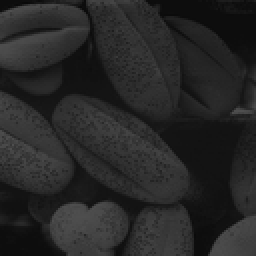
%> input picture CSE_LAB_4TH/401/401_LAB/14.histogram matchiing/input.tif, 128 x 128 px, shrunk from 500 x 500 before the run (shown 2 times larger)
$ octave histo_match.m   (GNU Octave 9; MATLAB toolbox functions it lacks are replaced by stand-ins)
%> lines starting %> are read from the running program, lines starting %| are printed output that depends on the picture
%histogram matching


clc
clear all;
close all;

%part 1
%image histogram original image


Img1=imread('input.tif');
%> Img1 is the input picture: size 128x128 uint8; min 9, max 79, mean 38.7
[h w]=size(Img1);
%> h = 128; w = 128
count1= zeros(1,256);
s_cdf1=zeros(1,256);


%  pdf =img1

for p = 0 : 255
    number1 = find(  Img1(:)==p )
    count1(p+1) = length(number1)/(h*w);
end
%> this loop made 256 passes
%> number1 on passes 10 to 11: [1538; 1666], [1027; 1410; 5124; 12534]
%> after the loop, count1 = 256 values, max 0.0596 at index 20, min 0 at index 1, mean 0.00391

%  cdf =img1

s_cdf1(1)=count1(1);
for i = 2: 256
    s_cdf1(i)=s_cdf1(i-1)+count1(i);
end
%> after the loop, s_cdf1 = 256 values from 0 to 1


% mul by 255
for i = 1: 256
    sk(i)=s_cdf1(i)*255;
end
%> after the loop, sk = 256 values from 0 to 255


%part 1
%image histogram reference image

Img2= imread('ref.tif');
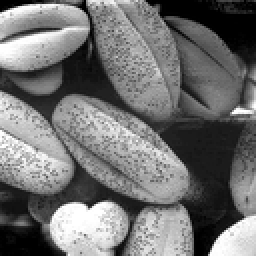
%> input picture CSE_LAB_4TH/401/401_LAB/14.histogram matchiing/ref.tif, 128 x 128 px, shrunk from 500 x 500 before the run (shown 2 times larger)
%> Img2 is the input picture: size 128x128 uint8; min 0, max 255, mean 113.1
[h2 w2]=size(Img2);
%> h2 = 128; w2 = 128
count2 = zeros(1,256);
s_cdf2=zeros(1,256);

%  pdf =img2

for p = 0 : 255
    number2 = find(  Img2(:)==p )
    count2(p+1) = length(number2)/(h2*w2);
end
%> after the loop, count2 = 256 values, max 0.0414 at index 1, min 0.0011 at index 242, mean 0.00391

% cdf =img2

s_cdf2(1)=count2(1);

for i = 2: 256
   s_cdf2(i)=s_cdf2(i-1)+count2(i);
end
%> after the loop, s_cdf2 = 256 values from 0.0414 to 1

% mul by 255
for i = 1: 256
    sk2(i)=s_cdf2(i)*255;
end
%> after the loop, sk2 = 256 values from 10.55 to 255


%compute g(zk)-sk>=0
%sk =[0 .1 .2 .5 .5 0.5 0.9 1.0];
%sk2=[0 .1 .3 .7 .9 1.0 1.0 1.0];


pix=256; %=8
sp=zeros(1,pix);

%compute sp
%main part--------------------

for i=1:256
    for j=1:256
        if sk(i)==sk2(j)
            k=j;
            break;
        else if sk(i)< sk2(j)
                k=j-1;
                break;
            end
        end
    end
    sp(i)=k;
end
%> after the loop, k = 256; sp = 256 values from 0 to 256


%image generation
%b= output image


b=Img1;
for p = 0 : 255
    for i = 1 : h
        for j = 1 : w
            if( Img1(i,j) == p )
                b(i,j) = sp(p+1);
            end
        end
    end
end


%image show

subplot(3,3,1);
imshow(Img1)
title('Original Image');

subplot(3,3,2);
plot(count1);
title('Original pdf');

subplot(3,3,3);
plot(s_cdf1);
title('Original cdf');

subplot(3,3,4);
imshow(Img2);
title('Reference Image');


subplot(3,3,5);
plot(count2);

title('Reference pdf');

subplot(3,3,6);
plot(s_cdf2)
title('Reference cdf');

subplot(3,3,7);
imshow(b);
title('Output Image');

subplot(3,3,8);
plot(sp);
title('Image Transformation Function');
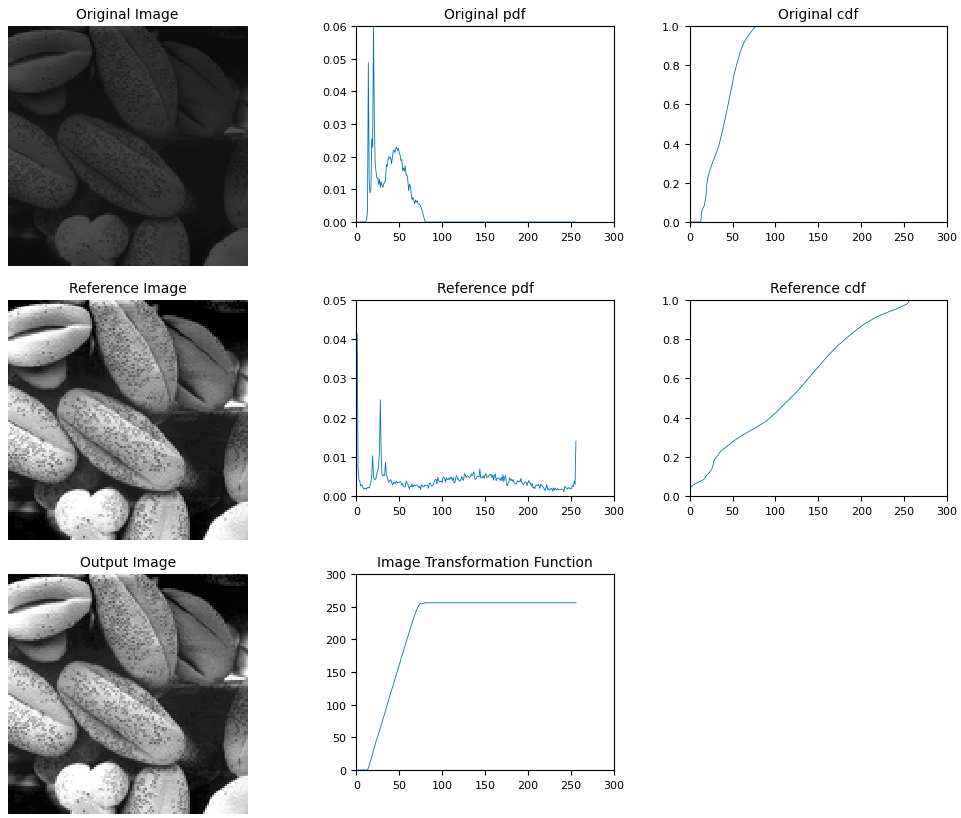
%> figure redrawn from the program's plot data, 8 panels
